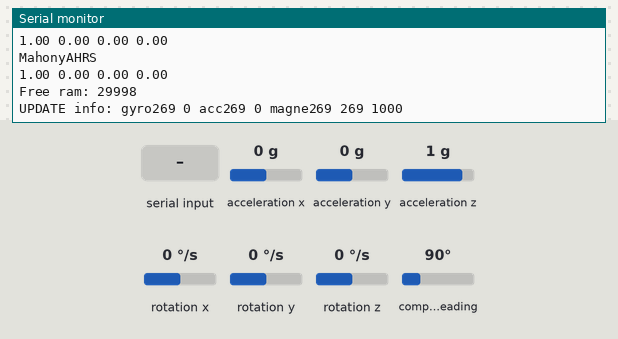
A sketch run on a simulated Arduino Uno, built with avr-gcc and run on an emulated ATmega328P. Parts: the last lines printed to the serial monitor. Wiring (inferred from the names in the program): HMC5883L compass at I2C address 0x1E; ADXL345 accelerometer at I2C address 0x53; ITG-3200 gyroscope at I2C address 0x68. The inputs (shaded band) are chosen by the test bench; at power-on: acceleration x 0 g, acceleration y 0 g, compass heading 90°, acceleration z 1 g, rotation x 0 °/s, rotation y 0 °/s, rotation z 0 °/s.

Above: at 5.6 s.
5.7 s: acceleration x set to -1.4 g
At 5.84 s:
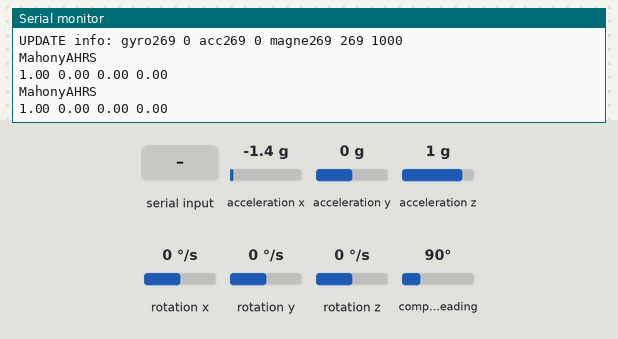
8.7 s: "A" received over Serial
10.2 s: acceleration y set to -1.4 g
At 10.36 s:
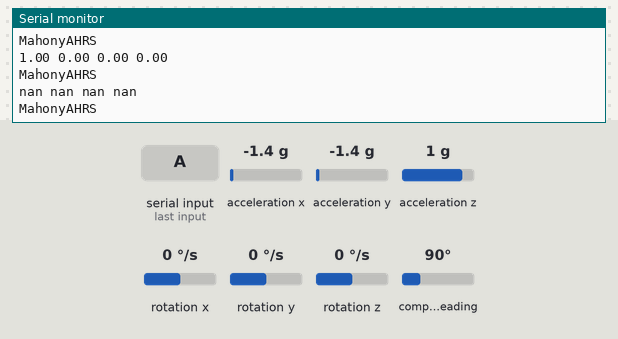
11.8 s: "B" received over Serial
13.3 s: "M" received over Serial
14.8 s: compass heading set to 7°
At 14.87 s:
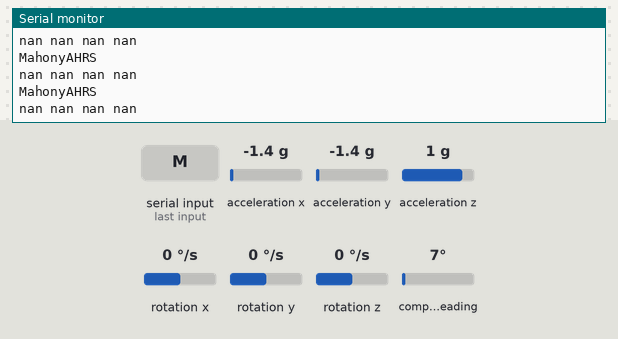
Timing chart, 0 to 17.3 s (numbered marks = the images above; inputs shaded):
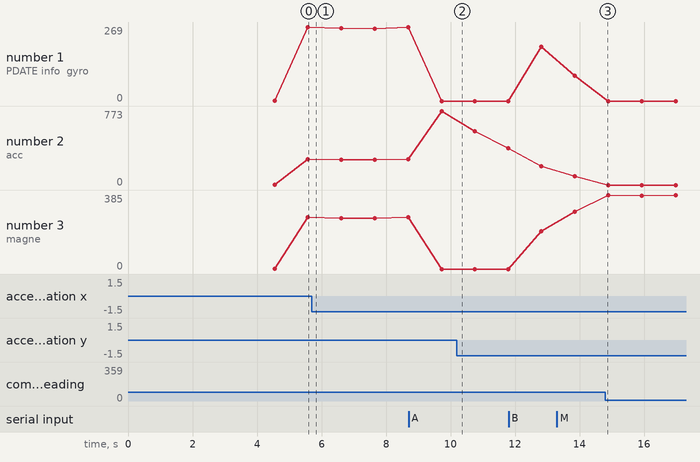

Measured:
- after the input at 10.2 s, the serial monitor: prints a new line after 0.05 s (image 2)
- plotted number 1: 0 → 197 after the input at 11.8 s, 197 → 91 after the input at 13.3 s
- plotted number 2: 269 → 773 after the input at 8.7 s, 773 → 382 after the input at 10.2 s, 382 → 197 after the input at 11.8 s, 197 → 91 after the input at 13.3 s
- plotted number 3: 0 → 197 after the input at 11.8 s, 197 → 297 after the input at 13.3 s, 297 → 385 after the input at 14.8 s

The sketch:

testIMU.ino
```cpp
#include <Wire.h>
#include "SensorDataStruct.h"
#include "ITG3200.h"
#include "ADXL345.h"
#include "HMC5883L.h"

#include "DCM.h"
#include "MahonyAHRS.h"
#include "MemoryFree.h"

struct data dataSensor;
struct data dataCopy;

Sensor *sensori[3];

DCM stabilizzatore;
MahonyAHRS stabilizzatore2;

uint8_t * heapptr, * stackptr;


unsigned long loopTime, tmpLoopTime;
void setup(){
  Serial.begin(19200);

  Serial.print("ok Seriale, check_mem1: ");
  Serial.println(freeMemory());

  loopTime = micros();
  Wire.begin();

  Serial.print("ok Wire, check_mem2: ");
  Serial.println(freeMemory());

  loopTime = micros();
  delay(1500);
  sensori[0]=new ITG3200();
  dataSensor.giroX=-1.0;
  dataSensor.giroY=-1.0;
  dataSensor.giroZ=-1.0;

  Serial.print("ok ITG, check_mem3: ");
  Serial.println(freeMemory());

  loopTime = micros();
  sensori[1]=new ADXL345();
  dataSensor.accX=0.0;
  dataSensor.accY=0.0;
  dataSensor.accZ=0.0;

  Serial.print("ok ADXL, check_mem4: ");
  Serial.println(freeMemory());

  loopTime = micros();
  sensori[2]=new HMC5883L();
  dataSensor.magneX=0.0;
  dataSensor.magneY=0.0;
  dataSensor.magneZ=0.0;

  Serial.print("ok HCM, check_mem5: ");
  Serial.println(freeMemory());

  loopTime = micros();
  for (int i =0; i < 3; i++){
    (*sensori[i]).setup(&dataSensor);
    (*sensori[i]).calibrate();
    (*sensori[i]).debug();
  }
  delay(500);

  Serial.print("ok calibrazione, check_mem6: ");
  Serial.println(freeMemory());

  stabilizzatore2.begin(2.0, 0.005);

  loopTime = micros();
}

long upGiro = 0;
long upAcc = 0;
long upMagne = 0;

long realUpGiro = 0;
long realUpAcc = 0;
long realUpMagne = 0;

char command = 'B';
unsigned long lastMillis = millis(), tempMillis, lastMillisDebugIMU;

void loop(){
  switch (Serial.read()){
    case 'A':
      command = 'A';
      Serial.println("Only ac");
      break;
    case 'B':
      command = 'B';
      Serial.println("ALL");
      break;
    case 'G':
      command = 'G';
      Serial.println("Only ac");
      break;
    case 'M':
      command = 'M';
      Serial.println("Only magne");
      break;
    case 'r':
      stabilizzatore.q0=1;
      stabilizzatore.q1 = stabilizzatore.q2 = stabilizzatore.q3 = 0;
      stabilizzatore2.reset();
//      Serial.println("Only ac");
      break;
  }

  if (command == 'B' || command == 'G'){
    (*sensori[0]).update();
    if ( (*sensori[0]).isUpdated() ){
      upGiro+=1;
      if (dataSensor.giroX != dataCopy.giroX || dataSensor.giroY != dataCopy.giroY || dataSensor.giroZ != dataCopy.giroZ){
        realUpGiro+=1;
        dataCopy.giroX = dataSensor.giroX;
        dataCopy.giroY = dataSensor.giroY;
        dataCopy.giroZ = dataSensor.giroZ;
      }
/*
    Serial.print("Giro ");
    Serial.print(dataSensor.giroX);
    Serial.print(' ');
    Serial.print(dataSensor.giroY);
    Serial.print(' ');
    Serial.print(dataSensor.giroZ);
    Serial.println();
    Serial.flush();
*/
    }else{
      dataSensor.giroX = -1;
      dataSensor.giroY = -1;
      dataSensor.giroZ = -1;
    }
  }

  if (command == 'B' || command == 'A'){
    (*sensori[1]).update();
    if ( (*sensori[1]).isUpdated() ){
      upAcc+=1;
      if (dataSensor.accX != dataCopy.accX || dataSensor.accY != dataCopy.accY || dataSensor.accZ != dataCopy.accZ){
        realUpAcc+=1;
        dataCopy.accX = dataSensor.accX;
        dataCopy.accY = dataSensor.accY;
        dataCopy.accZ = dataSensor.accZ;
      }
/*
    Serial.print("Acc ");
    Serial.print(dataSensor.accX);
    Serial.print(' ');
    Serial.print(dataSensor.accY);
    Serial.print(' ');
    Serial.print(dataSensor.accZ);
    Serial.println();
    Serial.flush();
*/
    }else{
      dataSensor.accX = 0;
      dataSensor.accY = 0;
      dataSensor.accZ = 0;
    }
  }


  if (command == 'B' || command == 'M'){
    (*sensori[2]).update();
    if ( (*sensori[2]).isUpdated() ){
      upMagne+=1;
      if (dataSensor.magneX != dataCopy.magneX || dataSensor.magneY != dataCopy.magneY || dataSensor.magneZ != dataCopy.magneZ){
        realUpMagne+=1;
        dataCopy.magneX = dataSensor.magneX;
        dataCopy.magneY = dataSensor.magneY;
        dataCopy.magneZ = dataSensor.magneZ;
      }
/*
    Serial.print("Magne ");
    Serial.print(dataSensor.magneX);
    Serial.print(' ');
    Serial.print(dataSensor.magneY);
    Serial.print(' ');
    Serial.print(dataSensor.magneZ);
    Serial.println();
    Serial.flush();
*/
    }else{
      dataSensor.magneX = 0;
      dataSensor.magneY = 0;
      dataSensor.magneZ = 0;
    }
  }

  tmpLoopTime = micros();
  //stabilizzatore.DCMupdate(dataSensor, (tmpLoopTime-loopTime)/2000000.0);
  loopTime = tmpLoopTime;
  /*
  Serial.println("magne!");
      Serial.print(dataSensor.magneX);
      Serial.print(":");
      Serial.print(dataSensor.magneY);
      Serial.print(":");
      Serial.print(dataSensor.magneZ);
      Serial.println();
      */
  stabilizzatore2.update(dataSensor);

  tempMillis = millis()-lastMillisDebugIMU;
  if (tempMillis >= 100){
    /*
    float e[3];
    stabilizzatore.fromQuaternionToEuler(e);
    Serial.println("Angoli attuali");
    Serial.print(e[0]);
    Serial.print(" ");
    Serial.print(e[1]);
    Serial.print(" ");
    Serial.print(e[2]);
    Serial.print(" ");
    Serial.println();
    */
    stabilizzatore2.printQuad();
 /*
    Serial.println("Quat");
    Serial.print(stabilizzatore.q0);
    Serial.print(" ");
    Serial.print(stabilizzatore.q1);
    Serial.print(" ");
    Serial.print(stabilizzatore.q2);
    Serial.print(" ");
    Serial.print(stabilizzatore.q3);
    Serial.println();
    Serial.flush();
   */
    lastMillisDebugIMU = millis();
  }

  tempMillis = millis()-lastMillis;
  if (tempMillis >= 1000){
    Serial.print("Free ram: ");
    Serial.println(freeMemory());
    Serial.print("UPDATE info: gyro");
    Serial.print(upGiro);
    Serial.print(" ");
    Serial.print(realUpGiro);
    Serial.print(" acc");
    Serial.print(upAcc);
    Serial.print(" ");
    Serial.print(realUpAcc);
    Serial.print(" magne");
    Serial.print(upMagne);
    Serial.print(" ");
    Serial.print(realUpMagne);
    Serial.print(" ");
    Serial.print(tempMillis);
    Serial.println();
    Serial.flush();
    upGiro=0;
    realUpGiro=0;
    upAcc=0;
    realUpAcc=0;
    upMagne=0;
    realUpMagne=0;
    lastMillis = millis();
  }

  //Serial.println();
}
```

ADXL345.cpp
```cpp
#include "ADXL345.h"

void ADXL345::setup(struct data *d){
  address = 0x53;
  store = d;
  isUp=false;

  //reset
  /*
  Wire.beginTransmission(address);
  Wire.write(0x2D);
  Wire.write(0x00);
  Wire.endTransmission();
  */
 /*
  //sleep
  Wire.beginTransmission(address);
  Wire.write(0x2D);
  Wire.write(0x0f);
  Wire.endTransmission();
 */
  //IMPORTANT!!!! THIS WILL WAKE UP ADXL!!!!
  Wire.beginTransmission(address);
  Wire.write(0x2D);
  Wire.write(0x08);
  Wire.endTransmission();

  //set frequency output at 800Hz
  Wire.beginTransmission(address);
  Wire.write(0x2C);
  Wire.write(0x0D);
  Wire.endTransmission();

}

void ADXL345::calibrate(){
  update();
  midX = x;
  midY = y;
  midZ = z;
  for (int count=0; count < 1000; count++){
    update();
    midX = (midX+x)/2;
    midY = (midY+y)/2;
    midZ = (midZ+z)/2;
  }

  Serial.print("acc mid tmp ");
  Serial.print(midX);
  Serial.print(" ");
  Serial.print(midY);
  Serial.print(" ");
  Serial.print(midZ);
  Serial.print(" ");

  g = midZ - (midX+midY)/2;
  midZ = (midX+midY)/2;

  (*store).accX=0;
  (*store).accY=0;
  (*store).accZ=0;
}

void ADXL345::update(){
  Wire.beginTransmission(address);
  Wire.write(0x32); //select register 3, X MSB register
  Wire.endTransmission();

  Wire.requestFrom(address, 6);

  while(Wire.available()<6){
  //  Serial.print("available: ");
  //  Serial.println(Wire.available(), DEC);
  //  delay(250);
  }

  if(6<=Wire.available()){
    int x1, y1, z1;
    x1 = Wire.read();
    x = Wire.read()<<8; //X msb
    x |= x1; //X lsb

    y1 = Wire.read();
    y = Wire.read()<<8; //Z msb
    y |= y1; //Z lsb

    z1 = Wire.read();
    z = Wire.read()<<8; //Y msb
    z |= z1; //Y lsb

    //float sum = x+y+z;

    isUp=true;
    (*store).accX=x-midX;
    (*store).accY=y-midY;
    (*store).accZ=(z-midZ)*-1;
  }
}

boolean ADXL345::isUpdated(){
    if (isUp){
    isUp=false;
    return true;
  }
  return false;
}
void ADXL345::reset(){
}
void ADXL345::debug(){
  Serial.print("acc mid ");
  Serial.print(midX);
  Serial.print(" ");
  Serial.print(midY);
  Serial.print(" ");
  Serial.print(midZ);
  Serial.print(" ");
  Serial.print(g);
  Serial.println();
}
```

ADXL345.h
```cpp
#ifndef ADXL345_h
#define ADXL345_h

#include "Sensor.h"
#include <Wire.h>

class ADXL345:public Sensor{
  public:
    void setup(struct data*);
    void update();
    void calibrate();
    boolean isUpdated();
    void reset();
    void debug();
  private:
    struct data *store;
    boolean isUp;
    int x, y, z;
    long midX, midY, midZ;
    int g;
    int address;
};

#endif
```

DCM.cpp
```cpp
//=====================================================================================================
// IMU.c
// S.O.H. Madgwick
// 25th September 2010
//
// IMU.cpp
// Modified as class for arduino by Lestofante
// 27th December 2010
//=====================================================================================================
// Description:
//
// Quaternion implementation of the 'DCM filter' [Mayhony et al].
//
// User must define 'halfT' as the (sample period / 2), and the filter gains 'Kp' and 'Ki'.
//
// Global variables 'q0', 'q1', 'q2', 'q3' are the quaternion elements representing the estimated
// orientation.  See my report for an overview of the use of quaternions in this application.
//
// User must call 'IMUupdate()' every sample period and parse calibrated giroYroscope ('giroX', 'giroY', 'giroZ')
// and accelerometer ('accX', 'accY', 'accZ') data.  giroYroscope units are radians/second, accelerometer
// units are irrelevant as the vector is normalised.
//
//=====================================================================================================

//----------------------------------------------------------------------------------------------------
// Header files

#include "DCM.h"
#include <math.h>

//----------------------------------------------------------------------------------------------------
// Definitions

#define Kp 2.0f			// proportional gain governs rate of convergence to accelerometer/magnetometer
#define Ki 0.005f		// integral gain governs rate of convergence of giroYroscope biases
//#define halfT 0.5f		// half the sample period

//---------------------------------------------------------------------------------------------------
// Variable definitions

//float q0 = 1, q1 = 0, q2 = 0, q3 = 0;	// quaternion elements representing the estimated orientation
//float exInt = 0, eyInt = 0, ezInt = 0;	// scaled integral error

//====================================================================================================
// Function
//====================================================================================================

DCM::DCM(){
  exInt=0;
  eyInt=0;
  ezInt=0;
  q0=1;
  q1=0;
  q2=0;
  q3=0;
}

void DCM::DCMupdate(struct data sensor, float halfT) {
  float norm;
  float hx, hy, hz, bx, bz;
  float vx, vy, vz, wx, wy, wz;
  float ex, ey, ez;

  float gx=sensor.giroX, gy=sensor.giroY, gz=sensor.giroZ,
        ax=sensor.accX,   ay=sensor.accY,   az=sensor.accZ,
        mx=sensor.magneX, my=sensor.magneY, mz=sensor.magneZ;

  //test if there is a new gyro reading
  if (gx == -1 && gy == -1 && gz == -1)
    return;

  //test if threre is a new (valid) accelerometer or magnetometer reading
  if (az == 0 && ay == 0 && az == 0 && mx == 0 && my == 0 && mz == 0)
    return;

  // auxiliary variables to reduce number of repeated operations
  float q0q0 = q0*q0;
  float q0q1 = q0*q1;
  float q0q2 = q0*q2;
  float q0q3 = q0*q3;
  float q1q1 = q1*q1;
  float q1q2 = q1*q2;
  float q1q3 = q1*q3;
  float q2q2 = q2*q2;
  float q2q3 = q2*q3;
  float q3q3 = q3*q3;

  // normalise the measurements
  norm = ax*ax + ay*ay + az*az;
  if (norm > 0){
    norm = sqrt(norm);
    ax = ax / norm;
    ay = ay / norm;
    az = az / norm;
    // estimated direction of gravity and flux (v and w)
    vx = 2*(q1q3 - q0q2);
    vy = 2*(q0q1 + q2q3);
    vz = q0q0 - q1q1 - q2q2 + q3q3;
  }else{
    vx=0;
    vy=0;
    vz=0;
  }

  norm = mx*mx + my*my + mz*mz;
  if (norm > 0){
    norm = sqrt(norm);
    mx = mx / norm;
    my = my / norm;
    mz = mz / norm;
    // compute reference direction of flux
    hx = 2*mx*(0.5 - q2q2 - q3q3) + 2*my*(q1q2 - q0q3) + 2*mz*(q1q3 + q0q2);
    hy = 2*mx*(q1q2 + q0q3) + 2*my*(0.5 - q1q1 - q3q3) + 2*mz*(q2q3 - q0q1);
    hz = 2*mx*(q1q3 - q0q2) + 2*my*(q2q3 + q0q1) + 2*mz*(0.5 - q1q1 - q2q2);
    bx = sqrt((hx*hx) + (hy*hy));
    bz = hz;
    // estimated direction of flux
    wx = 2*bx*(0.5 - q2q2 - q3q3) + 2*bz*(q1q3 - q0q2);
    wy = 2*bx*(q1q2 - q0q3) + 2*bz*(q0q1 + q2q3);
    wz = 2*bx*(q0q2 + q1q3) + 2*bz*(0.5 - q1q1 - q2q2);
  }else{
    wx=0;
    wy=0;
    wz=0;
  }

  // error is sum of cross product between reference direction of fields and direction measured by sensors
  ex = (ay*vz - az*vy) + (my*wz - mz*wy);
  ey = (az*vx - ax*vz) + (mz*wx - mx*wz);
  ez = (ax*vy - ay*vx) + (mx*wy - my*wx);

  // integral error scaled integral gain
  exInt = exInt + ex*Ki;
  eyInt = eyInt + ey*Ki;
  ezInt = ezInt + ez*Ki;

  // adjusted gyroscope measurements
  gx = gx + Kp*ex + exInt;
  gy = gy + Kp*ey + eyInt;
  gz = gz + Kp*ez + ezInt;

  // integrate quaternion rate and normalise
  q0 = q0 + (-q1*gx - q2*gy - q3*gz)*halfT;
  q1 = q1 + (q0*gx + q2*gz - q3*gy)*halfT;
  q2 = q2 + (q0*gy - q1*gz + q3*gx)*halfT;
  q3 = q3 + (q0*gz + q1*gy - q2*gx)*halfT;

  // normalise quaternion
  norm = sqrt(q0*q0 + q1*q1 + q2*q2 + q3*q3);
  q0 = q0 / norm;
  q1 = q1 / norm;
  q2 = q2 / norm;
  q3 = q3 / norm;

  //set this data as used
  sensor.giroX = -1;
  sensor.giroY = -1;
  sensor.giroZ = -1;

  sensor.accX = 0;
  sensor.accY = 0;
  sensor.accZ = 0;

  sensor.magneX = 0;
  sensor.magneY = 0;
  sensor.magneZ = 0;
}

void DCM::fromQuaternionToEuler(float *euler){
  //        q1.normalize  ();
  float test = q0 * q1 + q2 * q3;
  if (test > 0.499) { // singularity at north pole
    euler[1] = (float) (2 * atan2(q0, q3));
    euler[2] = (float) (PI / 2);
    euler[0] = 0;
    return;
  }
  if (test < -0.499) { // singularity at south pole
    euler[1] = (float) (2 * atan2(q0, q3));
    euler[2] = (float) -(PI / 2.0);
    euler[0] = 0;
    return;
  }
  float sqx = q0 * q0;
  float sqy = q1 * q1;
  float sqz = q2 * q2;
  euler[1] = (float) atan2(2 * q1 * q3 - 2 * q0 * q2, 1 - 2 * sqy - 2 * sqz);
  euler[2] = (float) asin(2 * test);
  euler[0] = (float) atan2(2 * q0 * q3 - 2 * q1 * q2, 1 - 2 * sqx - 2 * sqz);
  return;
}


//====================================================================================================
// END OF CODE
//====================================================================================================
```

DCM.h
```cpp
//=====================================================================================================
// IMU.h
// S.O.H. Madgwick
// 25th September 2010
//
// Modified as class for arduino by Lestofante
// 27th December 2010
//
//=====================================================================================================
//
// See IMU.c file for description.
//
//=====================================================================================================
#ifndef DCM_h
#define DCM_h

#include <Arduino.h>
#include "SensorDataStruct.h"
//----------------------------------------------------------------------------------------------------
// Variable declaration
class DCM{

  public:
    float q0, q1, q2, q3;	// quaternion elements representing the estimated orientation

    //---------------------------------------------------------------------------------------------------
    // Function declaration
    DCM(); //constructor, set exInt, eyInt and ezInt to 0
    void DCMupdate(struct data, float);
    void fromQuaternionToEuler(float *);
  private:
    float exInt, eyInt, ezInt;	// scaled integral error0
};
#endif
//=====================================================================================================
// End of file
//=====================================================================================================
```

HMC5883L.h
```cpp
#ifndef HCM5883L_h
#define HCM5883L_h

#include "Sensor.h"
#include <Wire.h>

class HMC5883L:public Sensor{
  public:
    void setup(struct data*);
    void update();
    void calibrate();
    boolean isUpdated();
    void reset();
    void debug();
  private:
    struct data *store;
    boolean isUp;
    int x, y, z;
    int g, address;
    float scaleX, scaleY, scaleZ;
};

#endif
```

ITG3200.h
```cpp
#ifndef ITG3200_h
#define ITG3200_h

#include "Sensor.h"
#include <Wire.h>

class ITG3200:public Sensor{
  public:
    void setup(struct data*);
    void update();
    void calibrate();
    boolean isUpdated();
    void reset();
    void debug();
  private:
    struct data *store;
    boolean isUp;
    int x, y, z;
    long midX, midY, midZ;
    float toRadians;
    int address;
};

#endif
```

MemoryFree.cpp
```cpp
#if (ARDUINO >= 100)
#include <Arduino.h>
#else
#include <WProgram.h>
#endif

extern unsigned int __heap_start;
extern void *__brkval;

/*
 * The free list structure as maintained by the
 * avr-libc memory allocation routines.
 */
struct __freelist {
  size_t sz;
  struct __freelist *nx;
};

/* The head of the free list structure */
extern struct __freelist *__flp;

#include "MemoryFree.h"

/* Calculates the size of the free list */
int freeListSize() {
  struct __freelist* current;
  int total = 0;

  for (current = __flp; current; current = current->nx) {
    total += 2; /* Add two bytes for the memory block's header  */
    total += (int) current->sz;
  }

  return total;
}

int freeMemory() {
  int free_memory;

  if ((int)__brkval == 0) {
    free_memory = ((int)&free_memory) - ((int)&__heap_start);
  } else {
    free_memory = ((int)&free_memory) - ((int)__brkval);
    free_memory += freeListSize();
  }
  return free_memory;
}
```

Source omitted: HMC5883L.cpp (4762 bytes), ITG3200.cpp (2096 bytes), MahonyAHRS.cpp (8954 bytes), MahonyAHRS.h (1624 bytes), MemoryFree.h (329 bytes), Sensor.h (318 bytes), SensorDataStruct.h (202 bytes)
